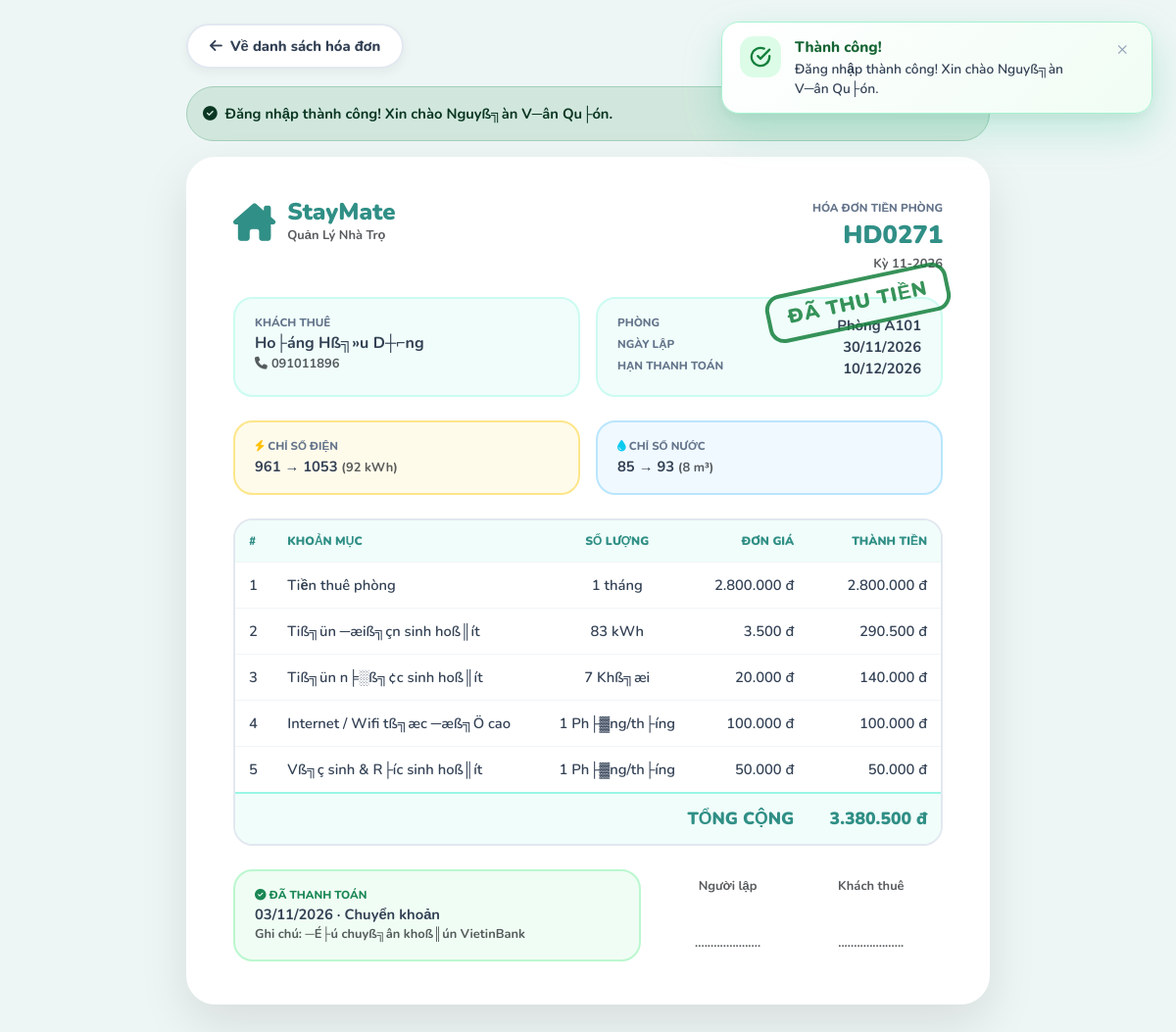
The page /index.php?route=invoices/detail&id=271 (signed in) on the database its author committed.
### tables this page shows
CREATE TABLE `invoices` (
  `id` int NOT NULL AUTO_INCREMENT,
  `room_id` int NOT NULL,
  `contract_id` int NOT NULL,
  `month_year` varchar(7) NOT NULL,
  `room_price` decimal(10,2) DEFAULT '0.00',
  `electric_amount` decimal(10,2) DEFAULT '0.00',
  `water_amount` decimal(10,2) DEFAULT '0.00',
  `service_fee` decimal(10,2) DEFAULT '0.00',
  `total_amount` decimal(10,2) NOT NULL,
  `status` enum('unpaid','paid') DEFAULT 'unpaid',
  `paid_at` datetime DEFAULT NULL,
  `payment_method` varchar(20) DEFAULT NULL,
  `payment_note` varchar(255) DEFAULT NULL,
  `created_at` timestamp NULL DEFAULT CURRENT_TIMESTAMP,
  PRIMARY KEY (`id`),
  UNIQUE KEY `unique_invoice_month` (`room_id`,`month_year`),
  KEY `contract_id` (`contract_id`),
  CONSTRAINT `invoices_ibfk_1` FOREIGN KEY (`room_id`) REFERENCES `rooms` (`id`),
  CONSTRAINT `invoices_ibfk_2` FOREIGN KEY (`contract_id`) REFERENCES `contracts` (`id`)
);

CREATE TABLE `users` (
  `id` int NOT NULL AUTO_INCREMENT,
  `username` varchar(50) NOT NULL,
  `password` varchar(255) NOT NULL,
  `full_name` varchar(100) NOT NULL,
  `phone` varchar(20) NOT NULL,
  `email` varchar(191) DEFAULT NULL,
  `role` enum('admin','landlord','tenant','manager') NOT NULL DEFAULT 'tenant',
  `preferred_room_id` int DEFAULT NULL,
  `created_at` timestamp NULL DEFAULT CURRENT_TIMESTAMP,
  `cccd` varchar(20) DEFAULT NULL,
  `birthday` date DEFAULT NULL,
  `gender` varchar(10) DEFAULT 'Nß╗»',
  `occupation` varchar(100) DEFAULT NULL,
  `hometown` varchar(100) DEFAULT NULL,
  `emergency_contact` varchar(20) DEFAULT NULL,
  `status` varchar(20) DEFAULT 'active',
  `roommate_name` varchar(100) DEFAULT NULL,
  `roommate_phone` varchar(20) DEFAULT NULL,
  PRIMARY KEY (`id`),
  UNIQUE KEY `username` (`username`),
  UNIQUE KEY `email` (`email`)
);

CREATE TABLE `rooms` (
  `id` int NOT NULL AUTO_INCREMENT,
  `building_id` int DEFAULT NULL,
  `room_number` varchar(20) NOT NULL,
  `price` decimal(10,2) NOT NULL,
  `status` enum('available','rented','maintenance') DEFAULT 'available',
  `description` text,
  `created_at` timestamp NULL DEFAULT CURRENT_TIMESTAMP,
  PRIMARY KEY (`id`),
  UNIQUE KEY `room_number` (`room_number`)
);

CREATE TABLE `utilities_readings` (
  `id` int NOT NULL AUTO_INCREMENT,
  `room_id` int NOT NULL,
  `month_year` varchar(7) NOT NULL,
  `electric_old` int NOT NULL,
  `electric_new` int NOT NULL,
  `water_old` int NOT NULL,
  `water_new` int NOT NULL,
  `created_at` timestamp NULL DEFAULT CURRENT_TIMESTAMP,
  PRIMARY KEY (`id`),
  UNIQUE KEY `unique_room_month` (`room_id`,`month_year`),
  CONSTRAINT `utilities_readings_ibfk_1` FOREIGN KEY (`room_id`) REFERENCES `rooms` (`id`)
);

CREATE TABLE `invoice_details` (
  `id` int NOT NULL AUTO_INCREMENT,
  `invoice_id` int NOT NULL,
  `service_id` int DEFAULT NULL,
  `quantity` decimal(10,2) NOT NULL DEFAULT '1.00',
  `applied_price` decimal(10,2) NOT NULL,
  `subtotal` decimal(10,2) NOT NULL,
  PRIMARY KEY (`id`),
  KEY `invoice_id` (`invoice_id`),
  KEY `service_id` (`service_id`),
  CONSTRAINT `invoice_details_ibfk_1` FOREIGN KEY (`invoice_id`) REFERENCES `invoices` (`id`) ON DELETE CASCADE,
  CONSTRAINT `invoice_details_ibfk_2` FOREIGN KEY (`service_id`) REFERENCES `services` (`id`) ON DELETE SET NULL
);

CREATE TABLE `services` (
  `id` int NOT NULL AUTO_INCREMENT,
  `service_name` varchar(100) NOT NULL,
  `unit_price` decimal(10,2) NOT NULL,
  `unit` varchar(50) NOT NULL,
  `is_active` tinyint(1) DEFAULT '1',
  `created_at` timestamp NULL DEFAULT CURRENT_TIMESTAMP,
  PRIMARY KEY (`id`)
);

### app/views/invoices/detail.php (the view, shortened to what the rows shown need)
<?php
if (!function_exists('h')) {
    function h($s) { return htmlspecialchars((string)$s, ENT_QUOTES, 'UTF-8'); }
}
if (!function_exists('money')) {
    function money($n) { return number_format((float)$n, 0, ',', '.') . ' đ'; }
}
$b = $inv['breakdown'];
$isPaid = $inv['status'] === 'paid';
$stLabel = $isPaid ? 'ĐÃ THU TIỀN' : ($inv['is_overdue'] ? 'QUÁ HẠN' : 'CHƯA THU');
$stColor = $isPaid ? '#15803d' : ($inv['is_overdue'] ? '#b91c1c' : '#b45309');
?>
<!DOCTYPE html>
<html lang="vi">
<head>
    <link href="https://cdn.jsdelivr.net/npm/bootstrap@5.3.0/dist/css/bootstrap.min.css" rel="stylesheet">
    <link rel="stylesheet" href="https://cdnjs.cloudflare.com/ajax/libs/font-awesome/6.4.0/css/all.min.css">
</head>
<body>
<div class="toolbar no-print">
    <a class="btn-pill" href="index.php?route=invoices&period=<?= urlencode($inv['month_year']) ?>"><i class="fa-solid fa-arrow-left"></i> Về danh sách hóa đơn</a>
    <div class="d-flex gap-2">
        <button class="btn-pill" onclick="window.print()"><i class="fa-solid fa-print"></i> In hóa đơn</button>
    </div>
</div>
<?php if ($flash_success): ?><div class="alert alert-success rounded-pill fw-bold no-print mx-auto" style="max-width:820px"><i class="fa-solid fa-circle-check me-2"></i><?= h($flash_success) ?></div><?php endif; ?>
<div class="paper">
    <div class="stamp" style="color:<?= $stColor ?>;border-color:<?= $stColor ?>"><?= $stLabel ?></div>
    <div class="d-flex justify-content-between align-items-start mb-4">
        <div class="brand">
            <i class="fa-solid fa-house-chimney"></i>
            <div><b>StayMate</b><span class="small text-muted fw-bold">Quản Lý Nhà Trọ</span></div>
        </div>
        <div class="text-end">
            <div class="label-s">Hóa đơn tiền phòng</div>
            <div style="font-weight:900;font-size:1.6rem;color:var(--teal-main)"><?= h($inv['code']) ?></div>
            <div class="small fw-bold text-muted">Kỳ <?= h($inv['month_year']) ?></div>
        </div>
    </div>
    <div class="row g-3 mb-4">
        <div class="col-md-6">
            <div class="info-box h-100">
                <div class="label-s">Khách thuê</div>
                <div class="fw-bold fs-6"><?= h($inv['tenant_name'] ?? '—') ?></div>
                <div class="small text-muted fw-bold"><i class="fa-solid fa-phone me-1"></i><?= h($inv['tenant_phone'] ?? '—') ?></div>
            </div>
        </div>
        <div class="col-md-6">
            <div class="info-box h-100">
                <div class="d-flex justify-content-between"><span class="label-s">Phòng</span><b>Phòng <?= h($inv['room_number']) ?></b></div>
                <div class="d-flex justify-content-between"><span class="label-s">Ngày lập</span><b><?= date('d/m/Y', strtotime($inv['created_at'])) ?></b></div>
                <div class="d-flex justify-content-between"><span class="label-s">Hạn thanh toán</span><b class="<?= $inv['is_overdue'] ? 'text-danger' : '' ?>"><?= date('d/m/Y', strtotime($inv['due_date'])) ?></b></div>
            </div>
        </div>
    </div>
    <?php if (isset($inv['electric_old'])): ?>
    <div class="row g-3 mb-4">
        <div class="col-6"><div class="info-box" style="background:#fffbeb;border-color:#fde68a"><div class="label-s"><i class="fa-solid fa-bolt text-warning"></i> Chỉ số điện</div><b><?= (int)$inv['electric_old'] ?> → <?= (int)$inv['electric_new'] ?></b> <span class="small text-muted fw-bold">(<?= max(0, $inv['electric_new'] - $inv['electric_old']) ?> kWh)</span></div></div>
        <div class="col-6"><div class="info-box" style="background:#f0f9ff;border-color:#bae6fd"><div class="label-s"><i class="fa-solid fa-droplet text-info"></i> Chỉ số nước</div><b><?= (int)$inv['water_old'] ?> → <?= (int)$inv['water_new'] ?></b> <span class="small text-muted fw-bold">(<?= max(0, $inv['water_new'] - $inv['water_old']) ?> m³)</span></div></div>
    </div>
    <?php endif; ?>
    <table class="inv mb-4">
        <thead><tr><th>#</th><th>Khoản mục</th><th class="text-center">Số lượng</th><th class="text-end">Đơn giá</th><th class="text-end">Thành tiền</th></tr></thead>
        <tbody>
        <?php foreach ($b['lines'] as $i => $l): ?>
            <tr>
                <td><?= $i + 1 ?></td>
                <td><?= h($l['label']) ?></td>
                <td class="text-center"><?= rtrim(rtrim(number_format($l['qty'], 2, ',', '.'), '0'), ',') ?> <?= h($l['unit']) ?></td>
                <td class="text-end"><?= money($l['price']) ?></td>
                <td class="text-end"><?= money($l['amount']) ?></td>
            </tr>
        <?php endforeach; ?>
        </tbody>
        <tfoot><tr><td colspan="4" class="text-end">TỔNG CỘNG</td><td class="text-end"><?= money($inv['total_amount']) ?></td></tr></tfoot>
    </table>
    <div class="row g-3">
        <div class="col-md-7">
            <div class="info-box" style="background:<?= $isPaid ? '#f0fdf4' : '#fffbeb' ?>;border-color:<?= $isPaid ? '#bbf7d0' : '#fde68a' ?>">
                <?php if ($isPaid): ?>
                    <div class="label-s text-success"><i class="fa-solid fa-circle-check"></i> Đã thanh toán</div>
                    <div class="fw-bold"><?= $inv['paid_at'] ? date('d/m/Y', strtotime($inv['paid_at'])) : '' ?> · <?= h($methods[$inv['payment_method'] ?? ''] ?? '—') ?></div>
                    <?php if (!empty($inv['payment_note'])): ?><div class="small text-muted fw-bold">Ghi chú: <?= h($inv['payment_note']) ?></div><?php endif; ?>
                <?php else: ?>
                    <div class="label-s" style="color:#b45309"><i class="fa-regular fa-clock"></i> Chưa thanh toán</div>
                    <div class="fw-bold">Vui lòng thanh toán trước <?= date('d/m/Y', strtotime($inv['due_date'])) ?>.</div>
                <?php endif; ?>
            </div>
        </div>
        <div class="col-md-5 text-center small fw-bold text-muted pt-2">
            <div class="d-flex justify-content-around"><div>Người lập<br><br><br>.....................</div><div>Khách thuê<br><br><br>.....................</div></div>
        </div>
    </div>
</div>
<?php require_once dirname(__DIR__) . '/components/toast.php'; ?>
</body>
</html>

### rows shown on the page
invoices: status "ĐÃ THU TIỀN", month_year "11-2026", created_at "30/11/2026", total_amount "3.380.500 đ", paid_at "03/11/2026", payment_method "Chuyển khoản", payment_note "─É├ú chuyß╗ân khoß║ún VietinBank"
users: full_name "Ho├áng Hß╗»u D┼⌐ng", phone "091011896"
rooms: room_number "A101"
utilities_readings: electric_old "961", electric_new "1053", max(0, $inv['electric_new'] - $inv['electric_old']) "92", water_old "85", water_new "93", max(0, $inv['water_new'] - $inv['water_old']) "8"
invoice_details: service.service_name "Tiß╗ün n╞░ß╗¢c sinh hoß║ít", invoice "7", service.unit "Khß╗æi", price "20.000 đ", amount "140.000 đ"

### other values the page prints
$flash_success "Đăng nhập thành công! Xin chào Nguyß╗àn V─ân Qu├ón."
$inv['code'] "HD0271"
date('d/m/Y', strtotime($inv['due_date'])) "10/12/2026"
$l['label'] "Tiền thuê phòng"
rtrim(rtrim(number_format($l['qty'], 2, ',', '.'), '0'), ',') "1"
$l['unit'] "tháng"
money($l['price']) "2.800.000 đ"
money($l['amount']) "2.800.000 đ"
$l['label'] "Tiß╗ün ─æiß╗çn sinh hoß║ít"
rtrim(rtrim(number_format($l['qty'], 2, ',', '.'), '0'), ',') "83"
$l['unit'] "kWh"
money($l['price']) "3.500 đ"
money($l['amount']) "290.500 đ"
$l['label'] "Internet / Wifi tß╗æc ─æß╗Ö cao"
$l['unit'] "Ph├▓ng/th├íng"
